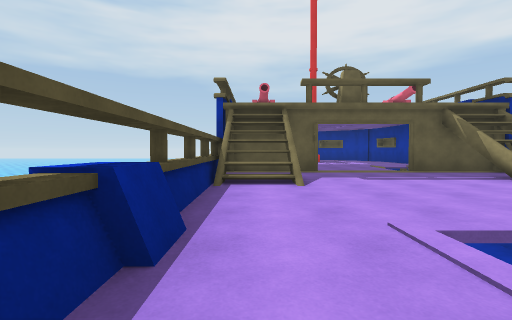
View 1 (above)

12 first-person views from a walk through a scene from a Unity 3-D project. The camera is 1.2 m above the floor, tilts 2° down and sees 85° across. Doors are open. The floor is counted in squares, 2.4 m on a side. Each view is taken from the middle of a square. On the plan, view 1 faces up. The plan holds only what a view shows up to about 9 squares ahead; the rest is blank. The place goes on beyond the plan. The player character is not drawn. Surface patterns are stand-ins for the level's own textures.

View 2
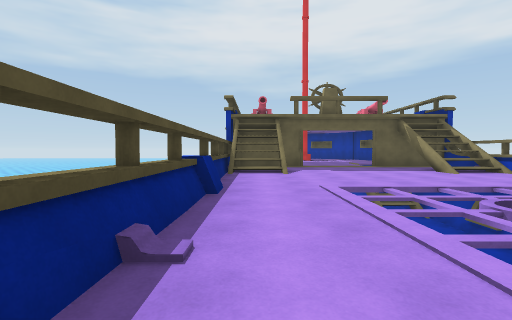

View 3
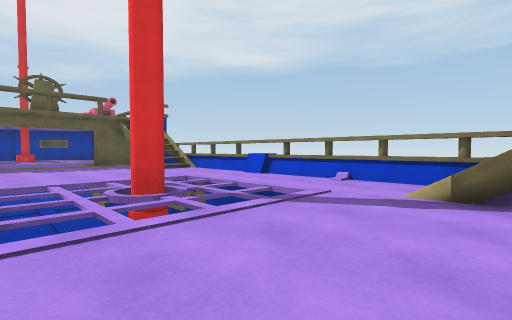

View 4
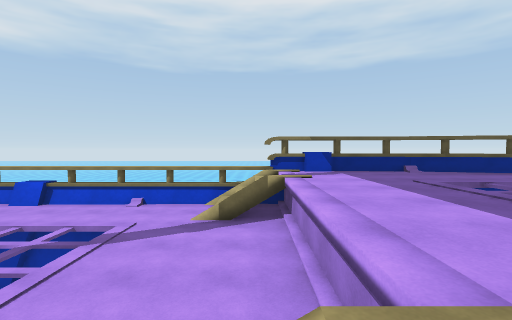

View 5
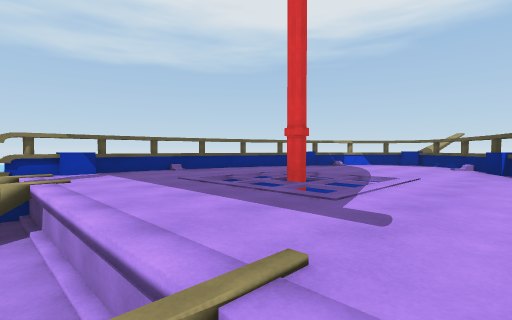

View 6
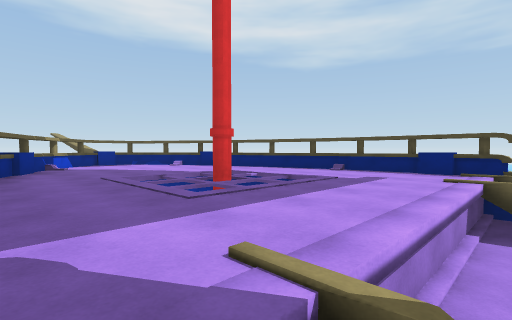

View 7
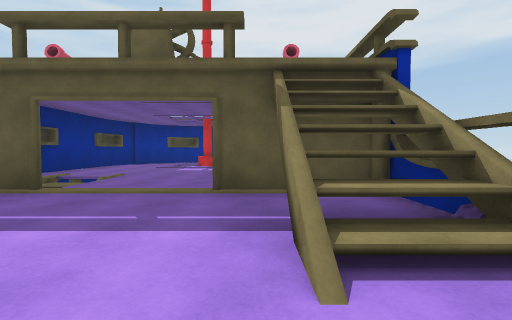

View 8
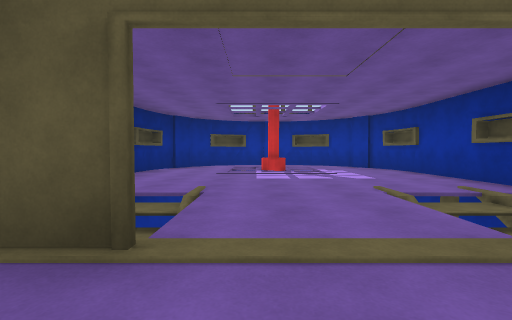

View 9
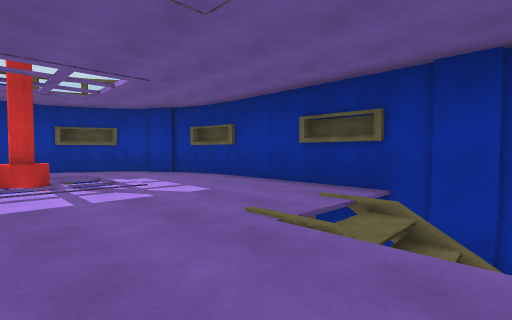

View 10
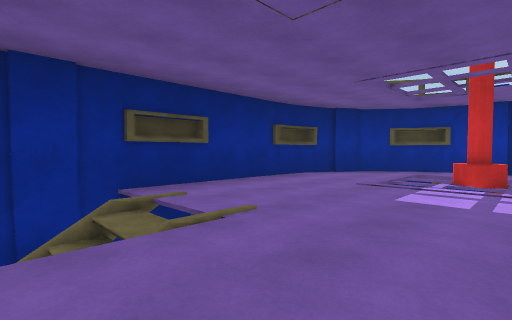

View 11
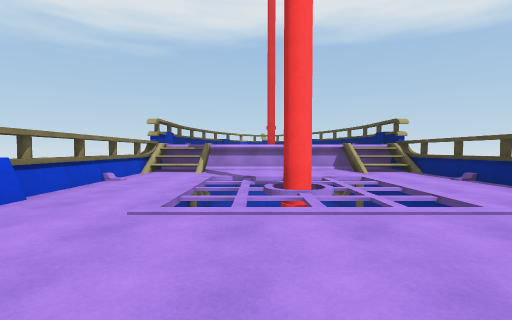

View 12
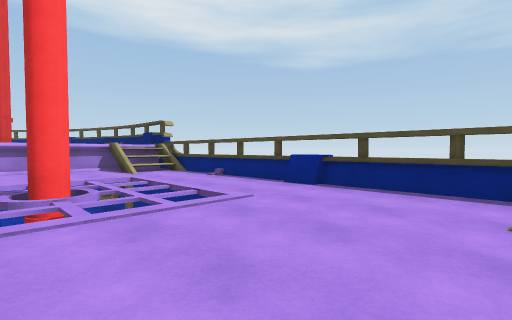

### Floor plan
Key: @ floor where view 1 was taken; # wall or solid block; x gap in a wall; . main floor; : floor 1.5 m higher than the main floor; / step, stairs or slope; D open door; = window, fence, low wall or low ledge; ≈ water the walk keeps out of; ^ raised ledge; v drop or lower ground.
Columns run from 1 left of view 1 to 6 right of it. Each row starts with its distance up from view 1.
 15   ≈ ≈≈
 14  ≈####≈
 13  #.vv.#
 12 #..xv..#
 11 #..vv..#
 10 #......#
  9 #......#
  8 #vv..vv≈
  7 ##v..vv≈
  6 #..DD###
  5 ^/...//^
  4 =/...//=
  3 =......=
  2 #......#
  1 #.vvv..#
  0 #@vvv..#
 -1 #.vvv..#
 -2 =..../.=
 -3 x/...//v
 -4 =::::::=
 -5 =::::::=
 -6 =::vv::=
 -7 v::vv::
 -8  #::::#
 -9  #::::#
-10  v#::#
-11   v::v
-12    #=
-13    ^v

Where each view was taken, in squares from view 1:
view 1: 0 up, 0 right, facing up
view 2: 2 down, 0 right, facing up
view 3: 3 down, 1 right, facing up-right
view 4: 3 down, 0 right, facing right
view 5: 3 down, 0 right, facing down-right
view 6: 3 down, 5 right, facing down-left
view 7: 3 up, 4 right, facing up
view 8: 5 up, 2 right, facing up
view 9: 7 up, 2 right, facing up-right
view 10: 7 up, 3 right, facing up-left
view 11: 4 up, 3 right, facing down
view 12: 4 up, 3 right, facing down-left
